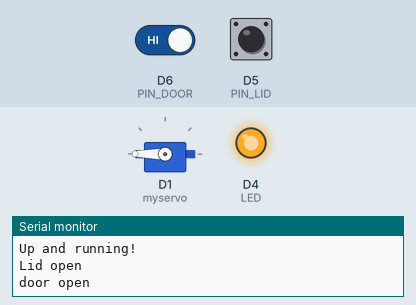
Bench run of a sketch on a simulated ESP8266 (Wemos D1 mini). On the bench: servo, output pins drawn as LEDs (lit = HIGH), the last lines printed to the serial monitor. The test bench sets the inputs (shaded band); at power-on: D5 (PIN_LID) HIGH, D6 (PIN_DOOR) HIGH. WiFi joins after 1.5 s; servers stay silent unless stated; no MQTT or app messages arrive unless stated.

Above: at 5.7 s.
5.8 s: D5 (PIN_LID) pulled LOW for 0.15 s
At 6.5 s:
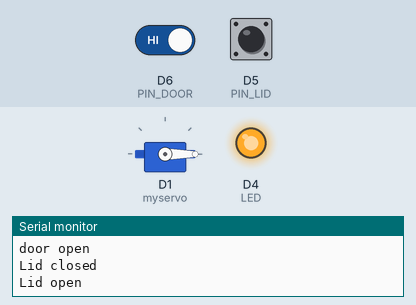
7.4 s: D6 (PIN_DOOR) driven LOW
8.9 s: D6 (PIN_DOOR) driven HIGH
At 10.1 s:
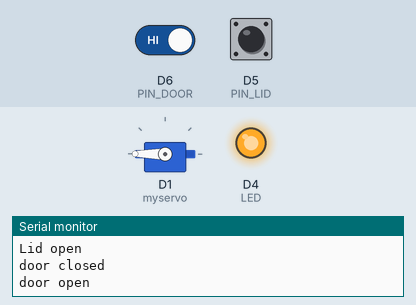
10.4 s: D5 (PIN_LID) pulled LOW for 1 s
At 12.3 s:
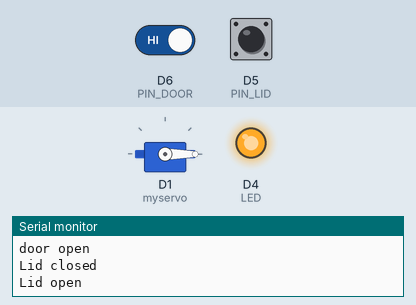
Timing chart, 0 to 13.8 s (numbered marks = the images above; inputs shaded):
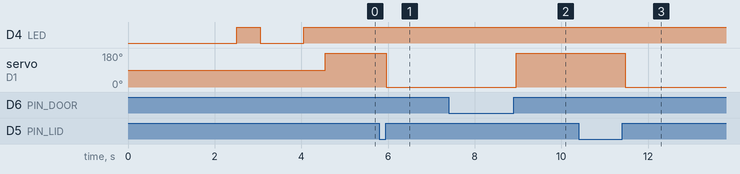

Measured:
- after the input at 5.8 s, servo on D1 (myservo): 180° → 0° after 0.16 s
- after the input at 8.9 s, servo on D1 (myservo): 0° → 180° after 0.07 s
- after the input at 10.4 s, servo on D1 (myservo): 180° → 0° after 1.1 s

The sketch:

mailbox.ino
```cpp
#include <ESP8266WiFi.h>
#include <WiFiClient.h>
#include <DNSServer.h>
#include <ESP8266WebServer.h>
#include "WiFiManager.h"
#include <MQTTClient.h>
#include <SPI.h>
#include <Servo.h>

const char* host = "mailbox";
const char* broker = "192.168.0.126";
const char* mqttUser = "mqttuser";
const char* mqttPass = "mqttpassword";

const int m_time = 5000;      //Meassuretime in Seconds

const int PIN_LID = D5;
const int PIN_DOOR = D6;
const int M_OPEN = 1;
const int M_CLOSED = 0;

const int SERVO_UP = 0;
const int SERVO_DOWN = 180;

Servo myservo;
WiFiClient wifi;
MQTTClient mqtt;
WiFiManager wifiManager;

int prevLid;
int prevDoor;
unsigned long oldMillis;


void connect();


void configModeCallback (WiFiManager *myWiFiManager) {
  Serial.println("Entered config mode");
  Serial.println(WiFi.softAPIP());
  //if you used auto generated SSID, print it
  Serial.println(myWiFiManager->getConfigPortalSSID());
}


void setup(void){
  wifiManager.setAPCallback(configModeCallback);
  if(!wifiManager.autoConnect()) {
    Serial.println("failed to connect and hit timeout");
    //reset and try again, or maybe put it to deep sleep
    ESP.reset();
    delay(1000);
  }
  myservo.attach(D1);
  Serial.begin(115200);
  Serial.println();

  mqtt.begin(broker, wifi);
  mqtt.publish("/mailbox/resetReason", ESP.getResetReason());

  connect();
  Serial.println("Up and running!");
  myservo.write(SERVO_DOWN);
  prevLid = M_CLOSED;
  prevDoor = M_CLOSED;
}

void loop(void){
  interrupts();
  if(!mqtt.connected()) {
    connect();
  }

  mqtt.loop();
  pinMode(PIN_LID, INPUT_PULLUP);
  pinMode(PIN_DOOR, INPUT_PULLUP);

  int lid = digitalRead(PIN_LID);
  int door = digitalRead(PIN_DOOR);

  if (prevLid != lid) {
    String lidState = lid == 1 ? "open" : "closed";
    mqtt.publish("/mailbox/lid", lidState);
    Serial.println("Lid " + lidState);
    if (lid == M_OPEN) {
      myservo.write(SERVO_UP);
    }
  }
  if (prevDoor != door) {
    String doorState = door == 1 ? "open" : "closed";
    mqtt.publish("/mailbox/door", doorState);
    Serial.println("door " + doorState);
    if (door == M_OPEN) {
      myservo.write(SERVO_DOWN);
    }
  }
  prevLid = lid;
  prevDoor = door;
  delay(100);
}

void connect() {
  Serial.print("WiFi connected. IP address: ");
  Serial.println(WiFi.localIP());
  blinkLED();
  Serial.print("Connecting to mqtt");
  while (!mqtt.connect(host, mqttUser, mqttPass)) {
    Serial.print(".");
  }
  Serial.println("\nconnected!");
  blinkLED();
}

void blinkLED() {
  pinMode(BUILTIN_LED, OUTPUT); // LED
  digitalWrite(BUILTIN_LED, LOW);
  delay(1000);
  digitalWrite(BUILTIN_LED, HIGH);
  delay(500);
}
```
